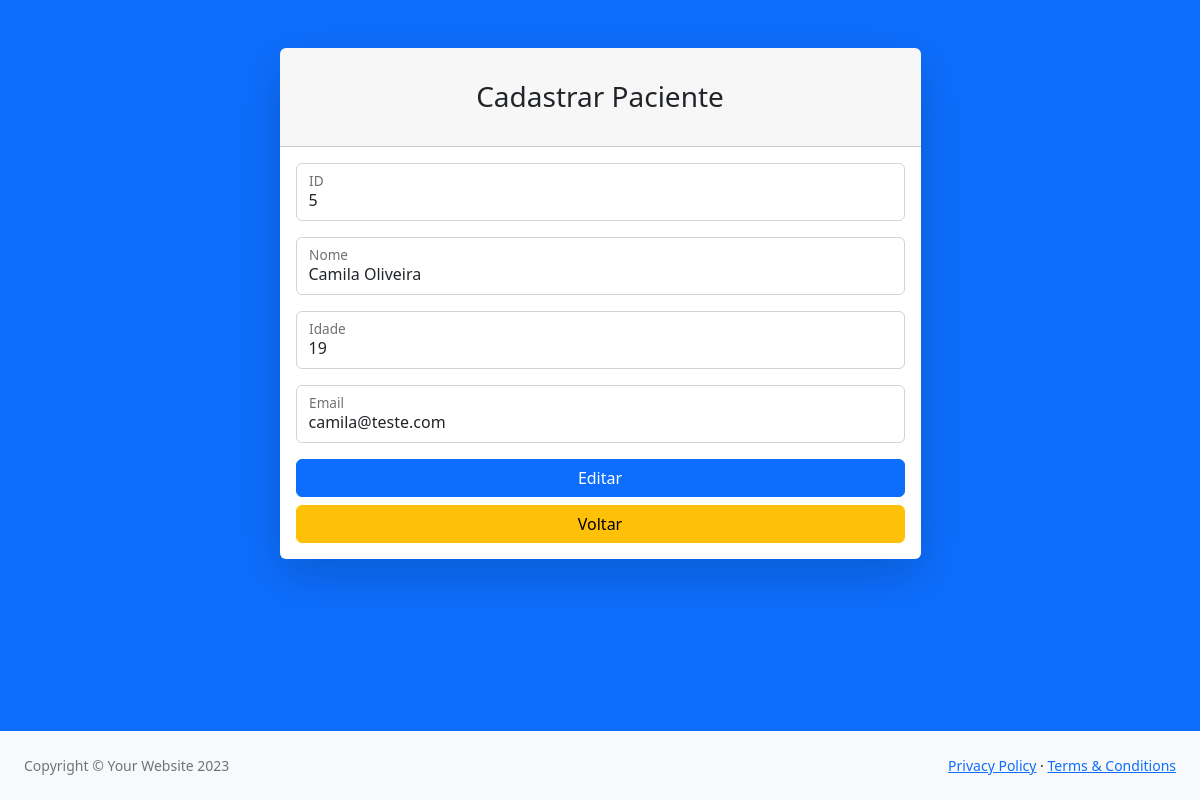
The app's page /front/form/editPaciente.php?idPaciente=5 (signed in) with its own data.
### tables this page shows
CREATE TABLE `paciente` (
  `idPaciente` int(11) NOT NULL,
  `nomePaciente` varchar(50) NOT NULL,
  `idadePaciente` int(11) NOT NULL,
  `email` varchar(50) NOT NULL
);

### front/form/editPaciente.php (the view, shortened to what this page needs)
<?php
require("../../backand/conexao.php");
$username = $_SESSION["username"];
     $query = "SELECT * FROM usuario WHERE username = '$username'";
              $busca = mysqli_query($conn, $query);
              while ($dados = mysqli_fetch_array($busca)) {
                $id = $dados['idUser'];
                $nome = $dados['nomeUser'];
              }
?>
<!DOCTYPE html>
<html lang="en">
    <head>
        <link href="../css/styles.css" rel="stylesheet" />
    </head>
    <body class="bg-primary">
        <div id="layoutAuthentication">
            <div id="layoutAuthentication_content">
                <main>
                    <div class="container">
                        <div class="row justify-content-center">
                            <div class="col-lg-7">
                                <div class="card shadow-lg border-0 rounded-lg mt-5">
                                    <div class="card-header"><h3 class="text-center font-weight-light my-4">Cadastrar Paciente</h3></div>
                                    <div class="card-body">
                                    <?php
                                    include("../../backand/conexao.php");
                                    if (isset($_GET['idPaciente'])) {
                                        $id = mysqli_real_escape_string($conn, $_GET['idPaciente']);
                                        $query = "SELECT * FROM Paciente WHERE idPaciente = '$id'";
                                        $busca = mysqli_query($conn, $query);
                                        if (mysqli_num_rows($busca) > 0) {
                                            $dados = mysqli_fetch_array($busca);
                                        } else {
                                            echo "Paciente não encontrada.";
                                            exit;
                                        }
                                    } else {
                                        echo "id não informado.";
                                        exit;
                                    }
                                    ?>
                                        <form method="post" action="../../backand/editPaciente.php">
                                            <div class="row mb-3">
                                                <div class="col-md-12">
                                                    <div class="form-floating mb-3 mb-md-0">
                                                        <input class="form-control" id="inputFirstName" type="text" placeholder="ID" name="id" value="<?php echo htmlspecialchars($dados['idPaciente']) ?>"/>
                                                        <label for="inputFirstName">ID</label>
                                                    </div>
                                                </div>
                                            </div>
                                            <div class="row mb-3">
                                                <div class="col-md-12">
                                                    <div class="form-floating mb-3 mb-md-0">
                                                        <input class="form-control" id="inputFirstName" type="text" placeholder="Nome Completo" name="nome" value="<?php echo htmlspecialchars($dados['nomePaciente']) ?>"/>
                                                        <label for="inputFirstName">Nome</label>
                                                    </div>
                                                </div>
                                            </div>
                                            <div class="row mb-3">
                                                <div class="col-md-12">
                                                    <div class="form-floating">
                                                        <input class="form-control" id="inputLastName" type="text" placeholder="Idade" name="idade" value="<?php echo htmlspecialchars($dados['idadePaciente']) ?>"/>
                                                        <label for="inputLastName">Idade</label>
                                                    </div>
                                                </div>
                                            </div>
                                            <div class="row mb-3">
                                                <div class="col-md-12">
                                                    <div class="form-floating mb-3 mb-md-0">
                                                        <input class="form-control" id="email" type="email" placeholder="teste@teste.com" name="email" value="<?php echo htmlspecialchars($dados['email']) ?>"/>
                                                        <label for="inputPassword">Email</label>
                                                    </div>
                                                </div>
                                            </div>
                                            <div class="mt-2 mb-0">
                                                <div class="d-grid"><button class="btn btn-primary btn-block" type="submit">Editar</button></div>
                                            </div>
                                            <div class="mt-2 mb-0">
                                                <div class="d-grid"><a class="btn btn-warning btn-block" href="../Tabelas/paciente.php">Voltar</a></div>
                                            </div>
                                        </form>
                                    </div>
                                </div>
                            </div>
                        </div>
                    </div>
                </main>
            </div>
            <div id="layoutAuthentication_footer">
                <footer class="py-4 bg-light mt-auto">
                    <div class="container-fluid px-4">
                        <div class="d-flex align-items-center justify-content-between small">
                            <div class="text-muted">Copyright &copy; Your Website 2023</div>
                            <div>
                                <a href="#">Privacy Policy</a>
                                &middot;
                                <a href="#">Terms &amp; Conditions</a>
                            </div>
                        </div>
                    </div>
                </footer>
            </div>
        </div>
    </body>
</html>

### records on screen
paciente: id "5", nome "Camila Oliveira", idade "19", email "camila@teste.com"
